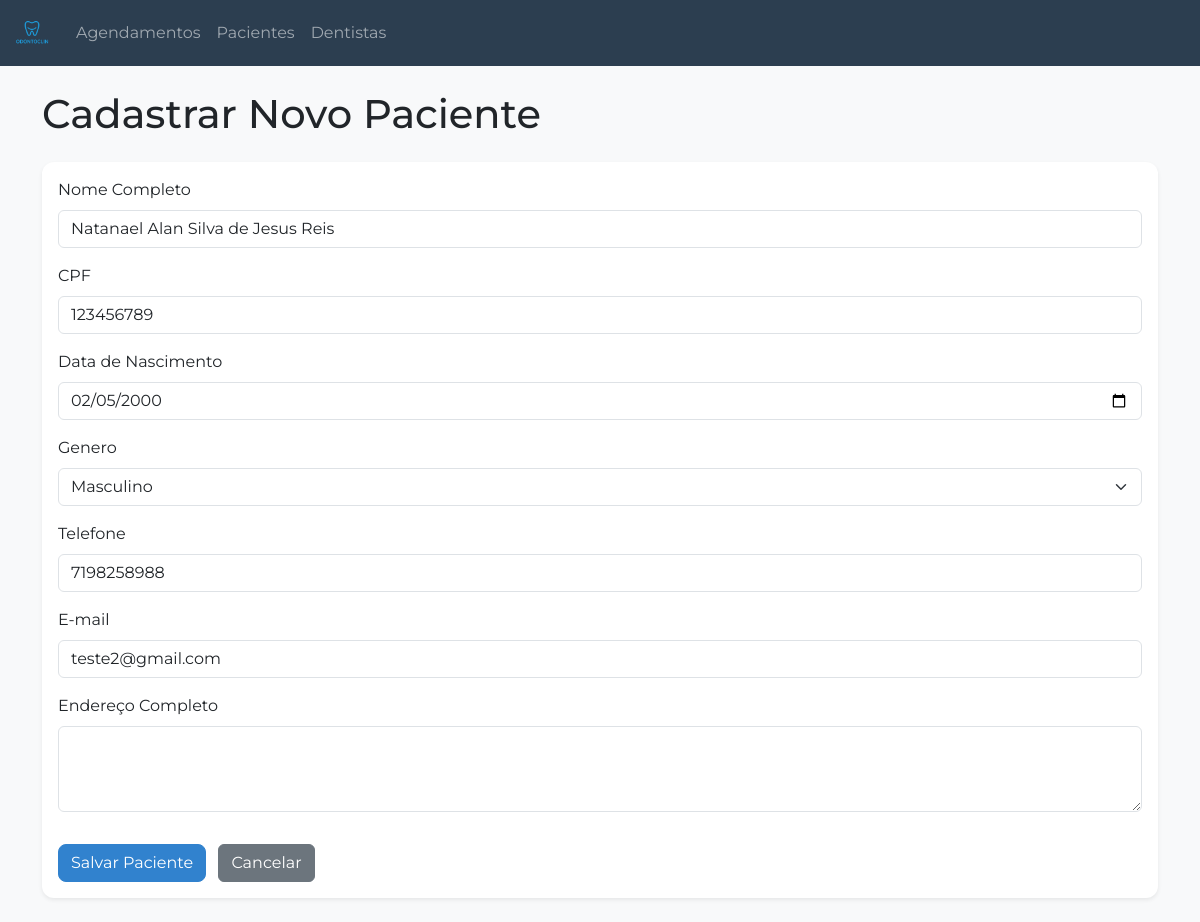
Page /pacientes/editar/2/ on the committed database.
### pacientes/models.py (models this page shows, shortened)
class Paciente(models.Model):
    nome_completo = models.CharField(max_length=200)
    cpf = models.CharField(max_length=14, unique=True) # Ex: XXX.XXX.XXX-XX
    data_nascimento = models.DateField()
    telefone = models.CharField(max_length=15, blank=True, null=True)
    email = models.EmailField(blank=True, null=True)
    endereco = models.CharField(max_length=255, blank=True, null=True)
    historico_medico = models.TextField(blank=True, null=True, help_text="Alergias, doenças preexistentes, etc.")
    data_cadastro = models.DateTimeField(auto_now_add=True) # Registra a data de criação automaticamente
    class Meta:
        verbose_name = "Paciente"
        verbose_name_plural = "Pacientes"
        ordering = ['nome_completo'] # Ordena os pacientes por nome por padrão

### pacientes/views.py (the view)
# urls.py: path('editar/<int:pk>/', views.editar_paciente, name='editar_paciente'),
def editar_paciente(request, pk):
    paciente = get_object_or_404(Paciente, pk=pk)
    if request.method == 'POST':
        form = PacienteForm(request.POST, instance=paciente)
        if form.is_valid():
            form.save()
            messages.success(request, 'Paciente atualizado com sucesso!')
            return redirect('lista_pacientes')
    else:
        form = PacienteForm(instance=paciente)
    context = {
        'form': form,
        'is_cadastro': False
    }
    return render(request, 'pacientes/cadastro_paciente.html', context)

### templates/pacientes/cadastro_paciente.html (shortened to what this page needs)
{% extends 'base.html' %}
{% block content %}
<h1 class="mb-4">Cadastrar Novo Paciente</h1>
<div class="card shadow-sm mb-4">
    <div class="card-body">
        <form method="post">
            {% for field in form %}
                <div class="mb-3">
                    <label for="{{ field.id_for_label }}" class="form-label">{{ field.label }}</label>
                    {{ field }}
                </div>
            {% endfor %}
            <button type="submit" class="btn btn-primary mt-3">Salvar Paciente</button>
            <a href="{% url 'lista_pacientes' %}" class="btn btn-secondary mt-3 ms-2">Cancelar</a>
        </form>
    </div>
</div>
{% endblock %}

### core/static/core/style.css (style rules this page uses)
:root { --bs-blue: #007bff; --primary-custom: #3182CE; --secondary-custom: #E9ECEF; }
body { font-family: 'Montserrat', sans-serif; background-color: #F8F9FA; }
.card { border: none; border-radius: 12px; box-shadow: 0 4px 8px rgba(0, 0, 0, 0.05); transition: transform 0.2s; }
.btn-primary { background-color: var(--primary-custom) !important; border-color: var(--primary-custom) !important; border-radius: 8px; }

### rows in the picture
Paciente: form "Natanael Alan Silva de Jesus Reis" "123456789" "02/05/2000" "7198258988" "teste2@gmail.com"

### other values in the picture
{{ field.label }} "Nome Completo" "CPF" "Data de Nascimento" "Genero" "Telefone" "E-mail" "Endereço Completo"
